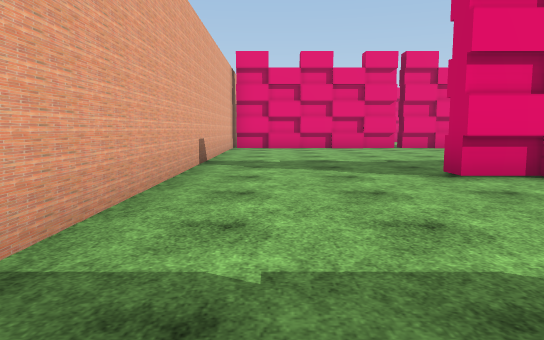
view 1 (above)

24 first-person views from a walk through a 3-D level made in the Unity game engine. The camera is 1.2 m above the floor, tilts 6° down and sees 70° across. The floor is counted in squares, 2 m on a side. Each view is taken from the middle of a square. On the plan, view 1 faces up. The plan holds only what a view shows up to about 11 squares ahead; the rest is blank. The place goes on beyond the plan. Some trees and plants on the terrain are drawn as simple stand-ins. Some surface patterns are stand-ins.

view 2
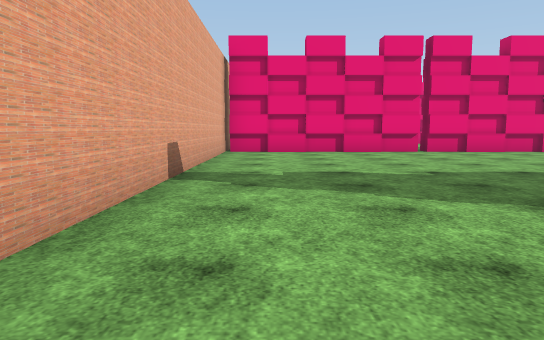

view 3
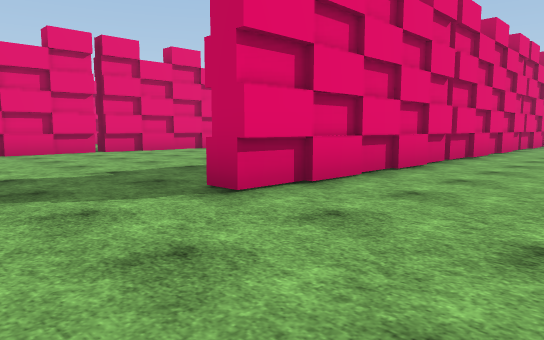

view 4
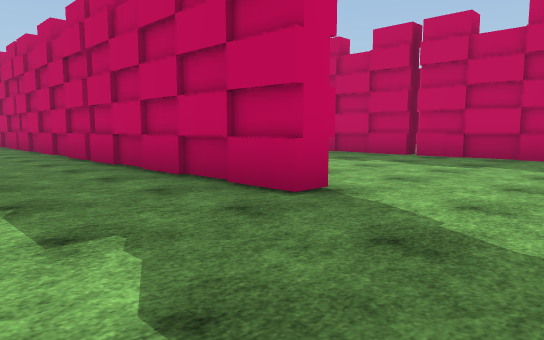

view 5
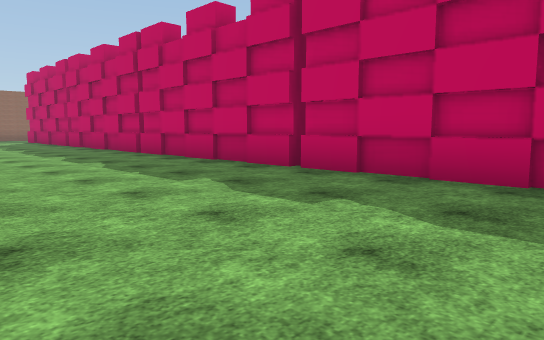

view 6
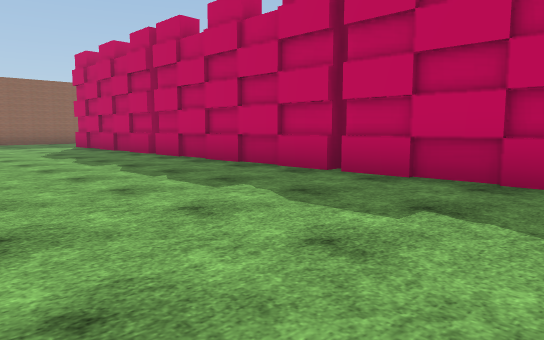

view 7
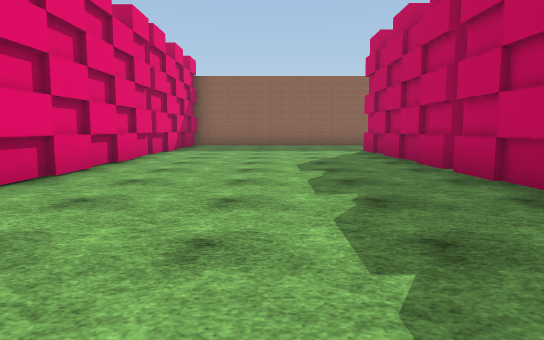

view 8
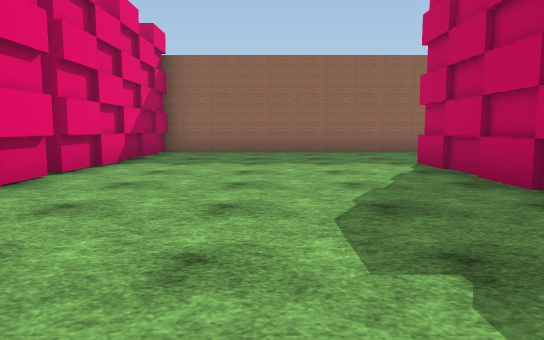

view 9
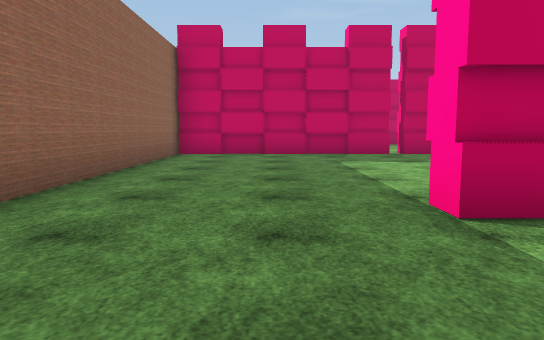

view 10
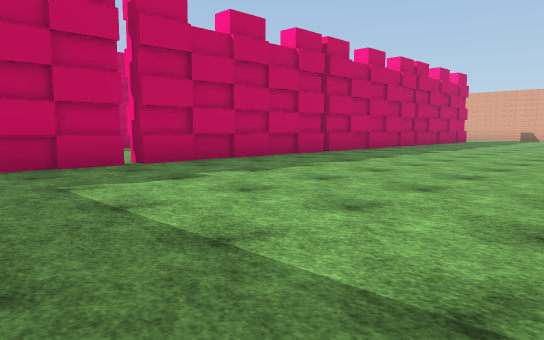

view 11
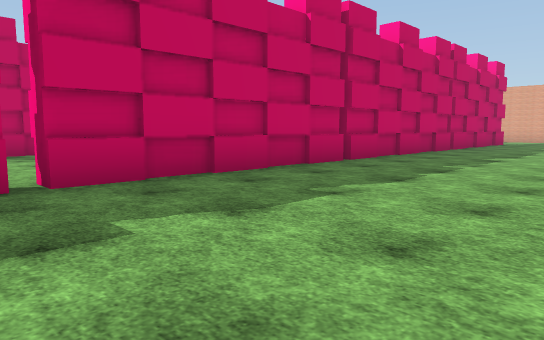

view 12
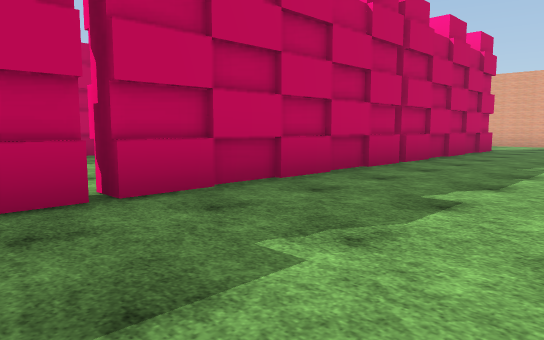

view 13
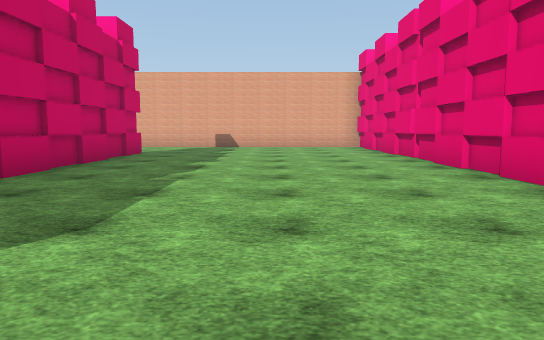

view 14
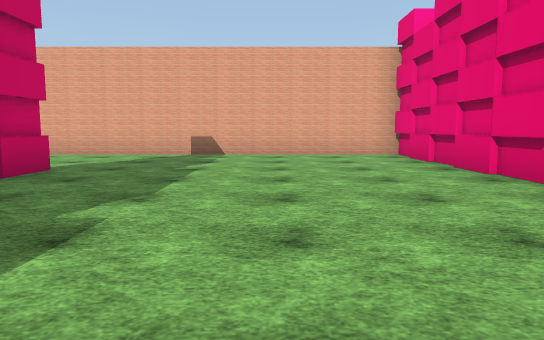

view 15
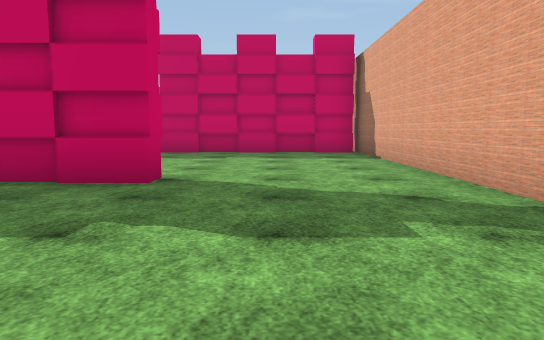

view 16
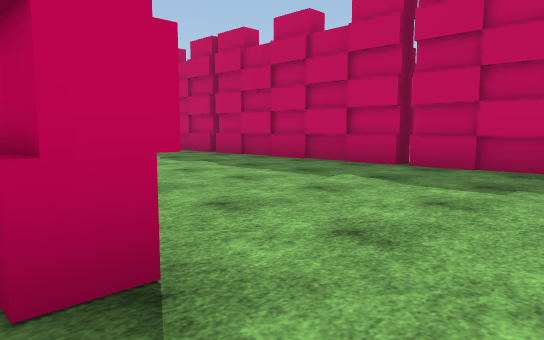

view 17
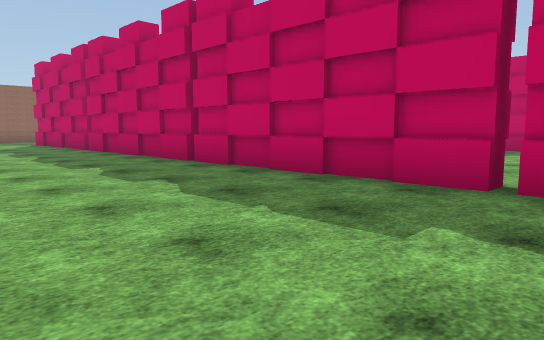

view 18
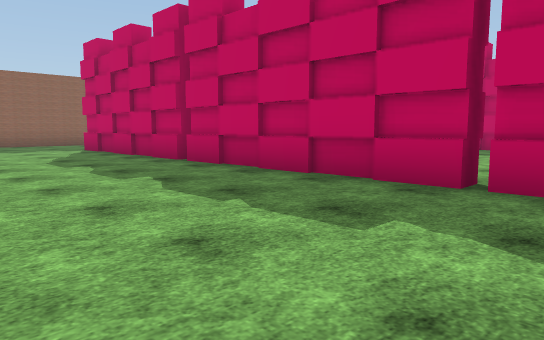

view 19
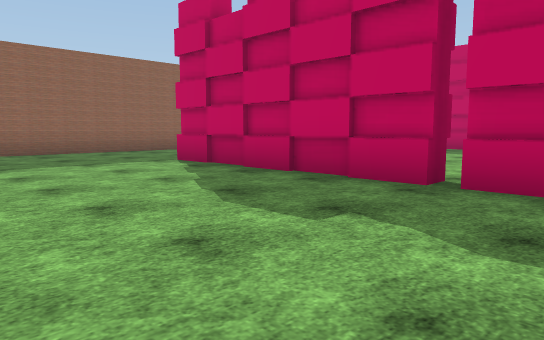

view 20
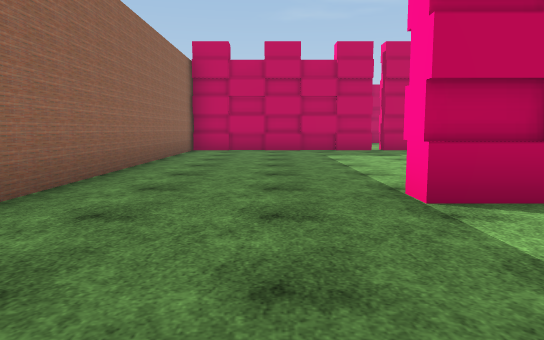

view 21
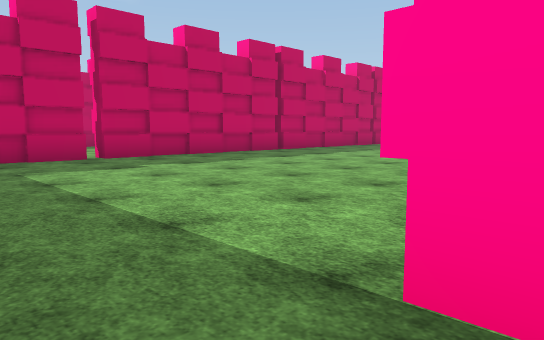

view 22
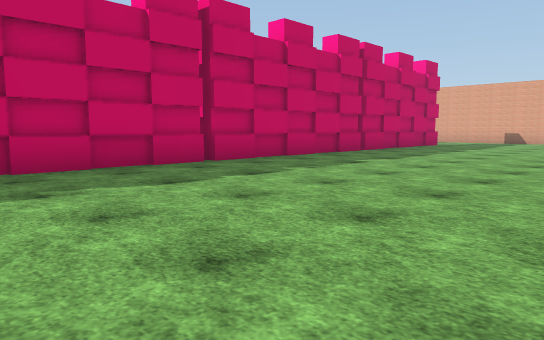

view 23
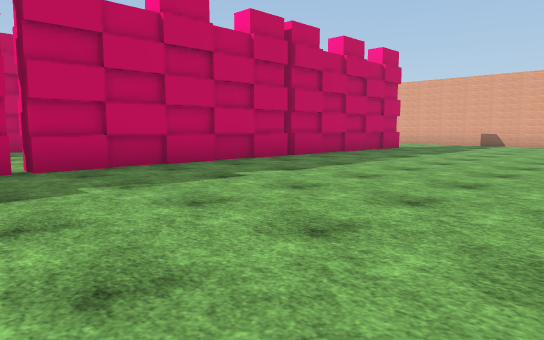

view 24
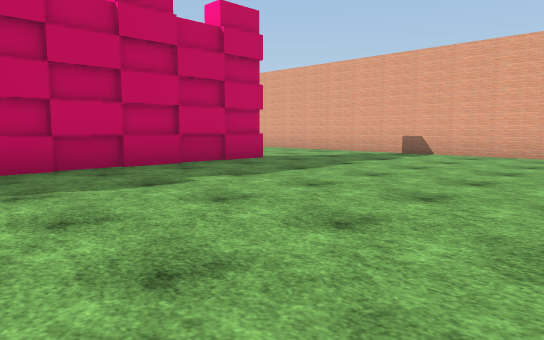

### Floor plan
Points are (right, up) in squares from view 1. A wall is a line through its corners. A room is listed if a view was taken in it or the views show most of it. See-through windows are left out.
Room 1 (views 1, 2, 3, 4, 5, 6, 7, 8, 9, 10, 11, 12, 13, 14, 15, 16, 17, 18, 19, 20, 21, 22, 23, 24)
walls: (9.4, -0.5) (14.5, -0.5); (8, -1.1) (-1.1, -1.1); (14.8, -0.5) (19.7, -0.5) (19.7, -1.2); (17.9, 4.7) (2.4, 4.7) (2.4, 5.3) (13, 5.3); (0.8, -0.5) (9.2, -0.5); (12.8, -7.3) (17.9, -7.3) (17.9, -7.9); (7.2, 12.3) (-1.1, 12.3); (-1.2, -0.9) (-1.2, -13.9); (4.1, 12.2) (4.1, 12.9); (18.1, -7.3) (23.2, -7.3) (23.2, 4.7) (18.2, 4.7) (18.2, 5.1); (2.4, -7.9) (2.4, -7.3) (12.6, -7.3) (12.6, -7.9); (-1.2, 13) (-1.2, 1.8); (9.4, -13.8) (9.4, -13.1) (14.5, -13.1); (14.7, -13.8) (14.7, -13.1) (19.7, -13.1) (19.7, -13.8); (4.1, -13.8) (4.1, -13); (-1.1, -13.1) (9.2, -13.1); (-1.2, -16.6) (-1.2, -21.5); (12.8, -20.9) (17.9, -20.9) (17.9, -21.5); (2.2, -20.9) (12.6, -20.9); (18.1, -20.9) (23.2, -20.9) (23.2, -10.7)
ways out: gap at (4, -13); gap at (4, -1); gap at (4, 12); gap at (9, -13); gap at (9, -1); gap at (13, -8); gap at (15, -13); gap at (15, -1)

Positions as (right, up) in squares from view 1, and headings:
1: (0, 0), facing up
2: (0, 2), facing up
3: (0, 2), facing up-right
4: (0, 8), facing down-right
5: (0, 4), facing down-right
6: (6, 4), facing down-right
7: (9, 2), facing right
8: (13, 2), facing right
9: (21, 2), facing down
10: (21, -1), facing down-left
11: (19, -3), facing down-left
12: (14, -4), facing down-left
13: (12, -4), facing left
14: (8, -4), facing left
15: (1, -3), facing down
16: (1, -7), facing down-right
17: (3, -9), facing down-right
18: (8, -9), facing down-right
19: (13, -9), facing down-right
20: (21, -10), facing down
21: (21, -13), facing down-left
22: (17, -15), facing down-left
23: (14, -15), facing down-left
24: (8, -15), facing down-left
